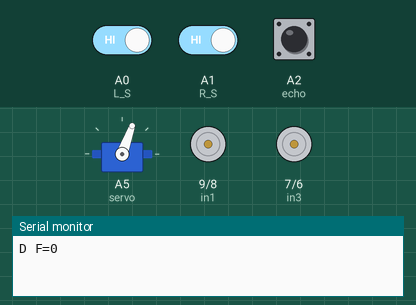
This sketch was run on a simulated Arduino Uno, built with avr-gcc and run on an emulated ATmega328P. Shown: servo, motor-driver pin pairs drawn as motors (green arrow = first pin HIGH = forward, orange = second pin HIGH = backward, longer = more drive, scaled by the enable pin), the last lines printed to the serial monitor. Wiring (inferred from the names in the program): servo: signal A5. Inputs (shaded band) come from the test bench; at power-on: A0 (L_S) HIGH, A1 (R_S) HIGH, A2 (echo) LOW. Servo pulses on a pin are drawn as a servo (544–2400 µs = 0–180°).

Above: at 5.7 s.
5.8 s: A0 (L_S) driven LOW
At 7.7 s:
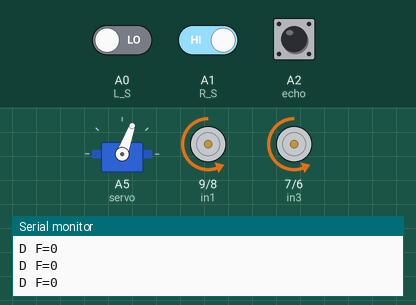
8.0 s: A1 (R_S) driven LOW
At 12.1 s:
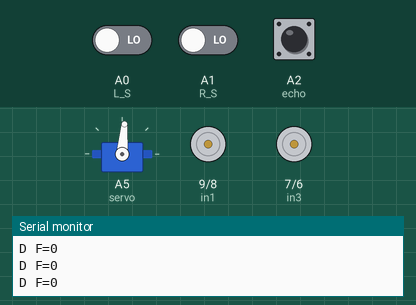
12.2 s: A2 (echo) pulsed HIGH 5 times (0.12 s each, 0.3 s apart)
At 54.8 s:
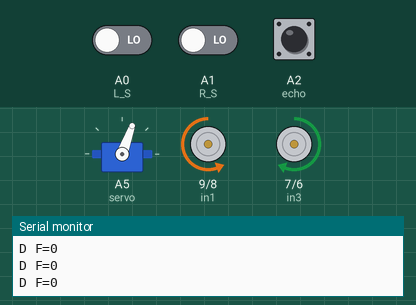
Timing chart, 0 to 59.0 s (numbered marks = the images above; inputs shaded):
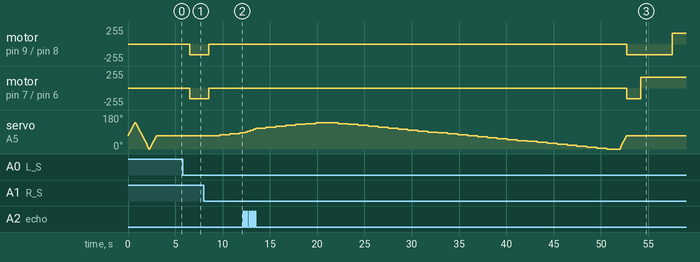

The sketch:

LFR_Car.ino
```cpp
#define enA 10  // Enable1 L298 Pin enA
#define in1 9   // Motor1  L298 Pin in1
#define in2 8   // Motor1  L298 Pin in1
#define in3 7   // Motor2  L298 Pin in1
#define in4 6   // Motor2  L298 Pin in1
#define enB 5   // Enable2 L298 Pin enB

#define L_S A0  // ir sensor Left
#define R_S A1  // ir sensor Right

#define echo A2     // Echo pin
#define trigger A3  // Trigger pin

#define servo A5

int Set = 15;
int distance_L, distance_F, distance_R;

void setup() {  // put your setup code here, to run once

  Serial.begin(9600);  // start serial communication at 9600bps

  pinMode(R_S, INPUT);  // declare if sensor as input
  pinMode(L_S, INPUT);  // declare ir sensor as input

  pinMode(echo, INPUT);      // declare ultrasonic sensor Echo pin as input
  pinMode(trigger, OUTPUT);  // declare ultrasonic sensor Trigger pin as Output

  pinMode(enA, OUTPUT);  // declare as output for L298 Pin enA
  pinMode(in1, OUTPUT);  // declare as output for L298 Pin in1
  pinMode(in2, OUTPUT);  // declare as output for L298 Pin in2
  pinMode(in3, OUTPUT);  // declare as output for L298 Pin in3
  pinMode(in4, OUTPUT);  // declare as output for L298 Pin in4
  pinMode(enB, OUTPUT);  // declare as output for L298 Pin enB

  analogWrite(enA, 160);  // Write The Duty Cycle 0 to 255 Enable Pin A for Motor1 Speed
  analogWrite(enB, 160);  // Write The Duty Cycle 0 to 255 Enable Pin B for Motor2 Speed

  pinMode(servo, OUTPUT);

  for (int angle = 70; angle <= 140; angle += 5) {
    servoPulse(servo, angle);
  }
  for (int angle = 140; angle >= 0; angle -= 5) {
    servoPulse(servo, angle);
  }

  for (int angle = 0; angle <= 70; angle += 5) {
    servoPulse(servo, angle);
  }

  distance_F = Ultrasonic_read();

  delay(500);
}

void loop() {
  //==============================================
  //     Line Follower and Obstacle Avoiding
  //==============================================

  distance_F = Ultrasonic_read();
  Serial.print("D F=");
  Serial.println(distance_F);

  // if Right Sensor and Left Sensor are at White color then it will call forword function
  if ((digitalRead(R_S) == 0) && (digitalRead(L_S) == 0)) {
    if (distance_F > Set) {
      forword();
    } else {
      Check_side();
      compareDistance();
    }
  }

  // if Right Sensor is Black and Left Sensor is White then it will call turn Right function
  else if ((digitalRead(R_S) == 1) && (digitalRead(L_S) == 0)) {
    turnRight();
  }

  // if Right Sensor is White and Left Sensor is Black then it will call turn Left function
  else if ((digitalRead(R_S) == 0) && (digitalRead(L_S) == 1))
  {
    turnLeft();
  }
  else
  {
    Stop();
  }

  delay(10);
}

void servoPulse(int pin, int angle) {
  int pwm = (angle * 11) + 500;  // Convert angle to microseconds
  digitalWrite(pin, HIGH);
  delayMicroseconds(pwm);
  digitalWrite(pin, LOW);
  delay(50);  // Refresh cycle of servo
}

//**********************Ultrasonic_read****************************
long Ultrasonic_read() {
  digitalWrite(trigger, LOW);
  delayMicroseconds(2);
  digitalWrite(trigger, HIGH);
  delayMicroseconds(10);
  long time = pulseIn(echo, HIGH);
  return time / 29 / 2;
}

void compareDistance() {
  if (distance_L > distance_R) {
    turnLeft();
    delay(1500);
    forword();
    delay(3300);
    turnRight();
    delay(1500);
    forword();
    delay(4000);
    turnRight();
    delay(600);
  } else {
    turnRight();
    delay(1500);
    forword();
    delay(3300);
    turnLeft();
    delay(1500);
    forword();
    delay(4000);
    turnLeft();
    delay(600);
  }
}

void Check_side() {
  Stop();
  delay(100);
  for (int angle = 70; angle <= 140; angle += 5) {
    servoPulse(servo, angle);
    distance_R = Ultrasonic_read();
    //Serial.print("D R=");
  //Serial.println(distance_R);
  //delay(100);
  }
  delay(300);
  //distance_R = Ultrasonic_read();
  //Serial.print("D R=");
  //Serial.println(distance_R);
  //delay(100);
  for (int angle = 140; angle >= 0; angle -= 5) {
    servoPulse(servo, angle);
    distance_L = Ultrasonic_read();
     //Serial.print("D L=");
  //Serial.println(distance_L);
  //delay(100);
  }
  delay(300);
  //distance_L = Ultrasonic_read();
  // Serial.print("D L=");
  //Serial.println(distance_L);
  //delay(100);
  for (int angle = 0; angle <= 70; angle += 5) {
    servoPulse(servo, angle);
  }
}

void forword() {            // forword
  digitalWrite(in1, LOW);   // Left Motor backword Pin
  digitalWrite(in2, HIGH);  // Left Motor forword Pin
  digitalWrite(in3, HIGH);  // Right Motor forword Pin
  digitalWrite(in4, LOW);   // Right Motor backword Pin
}

void backword() {           // backword
  digitalWrite(in1, HIGH);  // Left Motor backword Pin
  digitalWrite(in2, LOW);   // Left Motor forword Pin
  digitalWrite(in3, LOW);   // Right Motor forword Pin
  digitalWrite(in4, HIGH);  // Right Motor backword Pin
}

void turnRight() {          // turnRight
  digitalWrite(in1, LOW);   // Left Motor backword Pin
  digitalWrite(in2, HIGH);  // Left Motor forword Pin
  digitalWrite(in3, LOW);   // Right Motor forword Pin
  digitalWrite(in4, HIGH);  // Right Motor backword Pin
}

void turnLeft() {           // turnLeft
  digitalWrite(in1, HIGH);  // Left Motor backword Pin
  digitalWrite(in2, LOW);   // Left Motor forword Pin
  digitalWrite(in3, HIGH);  // Right Motor forword Pin
  digitalWrite(in4, LOW);   // Right Motor backword Pin
}

void Stop() {              // stop
  digitalWrite(in1, LOW);  // Left Motor backword Pin
  digitalWrite(in2, LOW);  // Left Motor forword Pin
  digitalWrite(in3, LOW);  // Right Motor forword Pin
  digitalWrite(in4, LOW);  // Right Motor backword Pin
}
```

Measured:
- after the input at 5.8 s, motor on pin 9 (in1) / pin 8 (in2), motor on pin 7 (in3) / pin 6 (in4): stopped → backward 160/255 after 0.74 s
- after the input at 8.0 s, motor on pin 9 (in1) / pin 8 (in2), motor on pin 7 (in3) / pin 6 (in4): backward 160/255 → stopped after 0.56 s; servo on A5 (servo): 70° → 75° after 1.7 s, → 80° 1.1 s later, → 85° 1.1 s later
- after the input at 12.2 s, motor on pin 9 (in1) / pin 8 (in2): stopped → backward 160/255 after 40.5 s instead of 44.1 s
